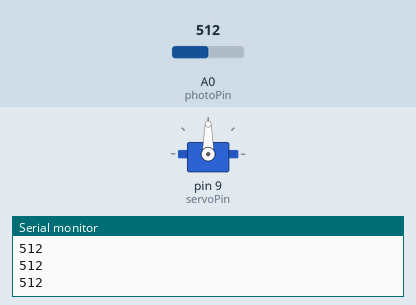
Simulated run of this sketch. Board: Arduino Uno, built with avr-gcc and run on an emulated ATmega328P. On the bench: servo, the last lines printed to the serial monitor. Inputs (shaded band) come from the test bench; at power-on: A0 (photoPin) = 512.

Above: at 1.2 s.
1.3 s: A0 (photoPin) set to 483
At 4.2 s:
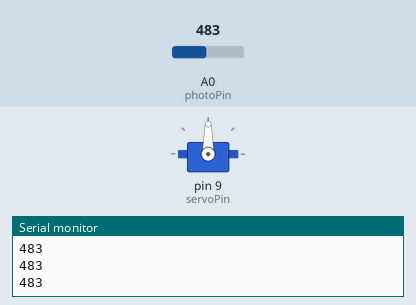
4.3 s: A0 (photoPin) set to 510
At 5.0 s:
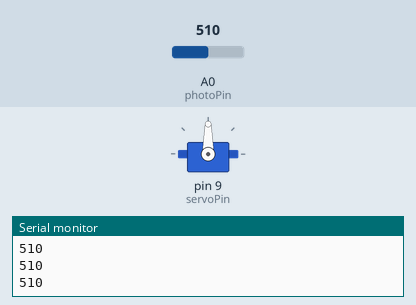
5.8 s: A0 (photoPin) set to 490
At 8.7 s:
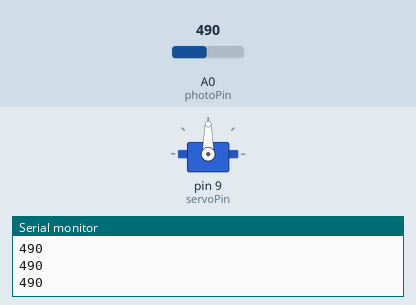
8.8 s: A0 (photoPin) set to 511
At 9.9 s:
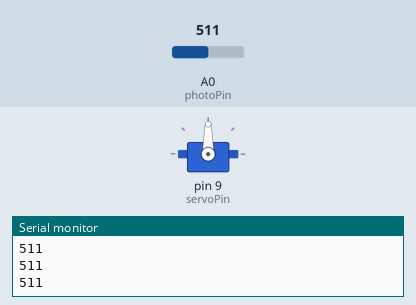
Timing chart, 0 to 11.3 s (numbered marks = the images above; inputs shaded):
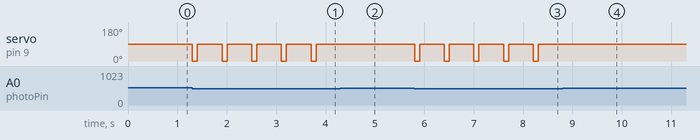

Measured:
- the behaviour switches between 500 and 499 on A0 (photoPin) (found by bisection; images 0 and 1)
- after the input at 1.3 s, servo on pin 9 (servoPin): alternates 90° for 0.50 s and 0° for 0.10 s, starting at once
- after the input at 4.3 s, servo on pin 9 (servoPin): stops changing and stays 90°
- after the input at 5.8 s, servo on pin 9 (servoPin): alternates 90° for 0.50 s and 0° for 0.10 s, starting at once
- after the input at 8.8 s, servo on pin 9 (servoPin): stops changing and stays 90°

The sketch:

Dino_bot.ino
```cpp
#include <Servo.h>

Servo servo;  // Connecting the library for servo

const int photoPin = A0;  // Photoresistor pin
const int servoPin = 9;   // Pin servo
int threshold = 500;      // Illumination threshold value (select experimentally)

void setup() {
  servo.attach(servoPin);     // Servo initialization
  servo.write(90);            // Set the initial position (e.g. 90°)
  Serial.begin(9600);         // For debugging
}

void loop() {
  int lightValue = analogRead(photoPin);  // Reading the value from the photoresistor
  Serial.println(lightValue);             // To check values

  if (lightValue < threshold) {           // If the value is below the threshold (cactus detected)
    servo.write(0);                       // Press "space" (move the servo)
    delay(100);                           // Delay for holding the button
    servo.write(90);                      // Return to the starting position
    delay(500);                           // A short pause to avoid double triggering
  }
}
```
